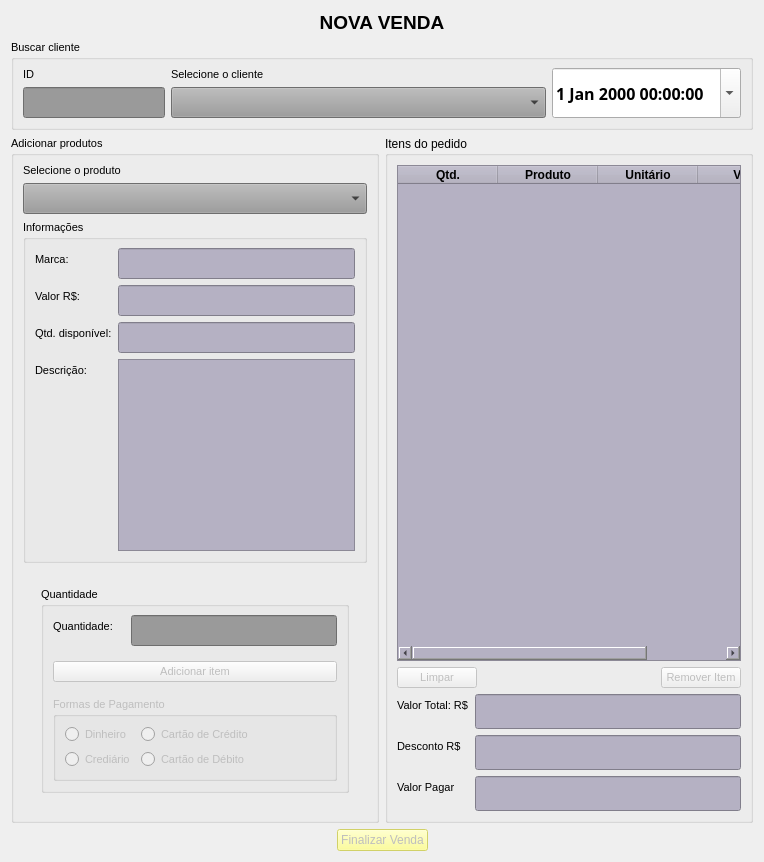
<?xml version="1.0" encoding="UTF-8"?>
<ui version="4.0">
 <class>p_novaVenda</class>
 <widget class="QWidget" name="p_novaVenda">
  <property name="geometry">
   <rect>
    <x>0</x>
    <y>0</y>
    <width>764</width>
    <height>809</height>
   </rect>
  </property>
  <property name="sizePolicy">
   <sizepolicy hsizetype="Maximum" vsizetype="Maximum">
    <horstretch>0</horstretch>
    <verstretch>0</verstretch>
   </sizepolicy>
  </property>
  <property name="windowTitle">
   <string>Nova Venda</string>
  </property>
  <property name="layoutDirection">
   <enum>Qt::LeftToRight</enum>
  </property>
  <property name="autoFillBackground">
   <bool>false</bool>
  </property>
  <layout class="QVBoxLayout" name="verticalLayout">
   <item>
    <layout class="QGridLayout" name="gridLayout_4">
     <item row="0" column="0">
      <widget class="QLabel" name="label">
       <property name="sizePolicy">
        <sizepolicy hsizetype="Preferred" vsizetype="Fixed">
         <horstretch>0</horstretch>
         <verstretch>0</verstretch>
        </sizepolicy>
       </property>
       <property name="font">
        <font>
         <pointsize>14</pointsize>
         <weight>75</weight>
         <bold>true</bold>
        </font>
       </property>
       <property name="text">
        <string>NOVA VENDA</string>
       </property>
       <property name="alignment">
        <set>Qt::AlignHCenter|Qt::AlignTop</set>
       </property>
      </widget>
     </item>
    </layout>
   </item>
   <item>
    <widget class="QGroupBox" name="groupBox">
     <property name="sizePolicy">
      <sizepolicy hsizetype="Preferred" vsizetype="Fixed">
       <horstretch>0</horstretch>
       <verstretch>0</verstretch>
      </sizepolicy>
     </property>
     <property name="font">
      <font>
       <family>MS Shell Dlg 2</family>
       <pointsize>8</pointsize>
      </font>
     </property>
     <property name="title">
      <string>Buscar cliente</string>
     </property>
     <layout class="QHBoxLayout" name="horizontalLayout">
      <item>
       <layout class="QGridLayout" name="gridLayout">
        <item row="0" column="1">
         <widget class="QLabel" name="label_3">
          <property name="font">
           <font>
            <family>MS Shell Dlg 2</family>
            <pointsize>8</pointsize>
           </font>
          </property>
          <property name="text">
           <string>Selecione o cliente</string>
          </property>
         </widget>
        </item>
        <item row="0" column="0">
         <widget class="QLabel" name="label_2">
          <property name="sizePolicy">
           <sizepolicy hsizetype="Fixed" vsizetype="Preferred">
            <horstretch>0</horstretch>
            <verstretch>0</verstretch>
           </sizepolicy>
          </property>
          <property name="font">
           <font>
            <family>MS Shell Dlg 2</family>
            <pointsize>8</pointsize>
           </font>
          </property>
          <property name="text">
           <string>ID</string>
          </property>
         </widget>
        </item>
        <item row="1" column="1">
         <widget class="QComboBox" name="combo_clientes">
          <property name="sizePolicy">
           <sizepolicy hsizetype="Preferred" vsizetype="Maximum">
            <horstretch>0</horstretch>
            <verstretch>0</verstretch>
           </sizepolicy>
          </property>
          <property name="font">
           <font>
            <family>Modern No. 20</family>
            <pointsize>12</pointsize>
            <weight>50</weight>
            <bold>false</bold>
           </font>
          </property>
          <property name="styleSheet">
           <string notr="true">background-color: rgb(154, 154, 154);</string>
          </property>
          <property name="editable">
           <bool>false</bool>
          </property>
         </widget>
        </item>
        <item row="1" column="0">
         <widget class="QLineEdit" name="id_lineEdit">
          <property name="enabled">
           <bool>true</bool>
          </property>
          <property name="sizePolicy">
           <sizepolicy hsizetype="Preferred" vsizetype="Maximum">
            <horstretch>0</horstretch>
            <verstretch>0</verstretch>
           </sizepolicy>
          </property>
          <property name="font">
           <font>
            <family>Modern No. 20</family>
            <pointsize>12</pointsize>
           </font>
          </property>
          <property name="styleSheet">
           <string notr="true">background-color: rgb(154, 154, 154);</string>
          </property>
          <property name="readOnly">
           <bool>true</bool>
          </property>
         </widget>
        </item>
       </layout>
      </item>
      <item>
       <widget class="QDateTimeEdit" name="dateTimeEdit">
        <property name="enabled">
         <bool>true</bool>
        </property>
        <property name="sizePolicy">
         <sizepolicy hsizetype="Fixed" vsizetype="Minimum">
          <horstretch>0</horstretch>
          <verstretch>0</verstretch>
         </sizepolicy>
        </property>
        <property name="font">
         <font>
          <family>Gadugi</family>
          <pointsize>12</pointsize>
          <weight>75</weight>
          <bold>true</bold>
         </font>
        </property>
        <property name="calendarPopup">
         <bool>true</bool>
        </property>
       </widget>
      </item>
     </layout>
    </widget>
   </item>
   <item>
    <widget class="QWidget" name="widget" native="true">
     <layout class="QHBoxLayout" name="horizontalLayout_3">
      <property name="leftMargin">
       <number>0</number>
      </property>
      <property name="topMargin">
       <number>0</number>
      </property>
      <property name="rightMargin">
       <number>0</number>
      </property>
      <property name="bottomMargin">
       <number>0</number>
      </property>
      <item>
       <widget class="QGroupBox" name="groupBox_2">
        <property name="font">
         <font>
          <family>MS Shell Dlg 2</family>
          <pointsize>8</pointsize>
         </font>
        </property>
        <property name="title">
         <string>Adicionar produtos</string>
        </property>
        <layout class="QVBoxLayout" name="verticalLayout_3">
         <item>
          <widget class="QLabel" name="label_4">
           <property name="font">
            <font>
             <family>MS Shell Dlg 2</family>
             <pointsize>8</pointsize>
            </font>
           </property>
           <property name="text">
            <string>Selecione o produto</string>
           </property>
          </widget>
         </item>
         <item>
          <widget class="QComboBox" name="combo_produtos">
           <property name="font">
            <font>
             <family>Modern No. 20</family>
             <pointsize>12</pointsize>
            </font>
           </property>
           <property name="styleSheet">
            <string notr="true">background-color: rgb(154, 154, 154);</string>
           </property>
          </widget>
         </item>
         <item>
          <widget class="QGroupBox" name="groupBox_4">
           <property name="sizePolicy">
            <sizepolicy hsizetype="Preferred" vsizetype="Fixed">
             <horstretch>0</horstretch>
             <verstretch>0</verstretch>
            </sizepolicy>
           </property>
           <property name="title">
            <string>Informações</string>
           </property>
           <layout class="QVBoxLayout" name="verticalLayout_5">
            <item>
             <layout class="QFormLayout" name="formLayout">
              <item row="0" column="0">
               <widget class="QLabel" name="label_5">
                <property name="font">
                 <font>
                  <family>MS Shell Dlg 2</family>
                  <pointsize>8</pointsize>
                 </font>
                </property>
                <property name="text">
                 <string>Marca: </string>
                </property>
               </widget>
              </item>
              <item row="0" column="1">
               <widget class="QLineEdit" name="campMarca">
                <property name="font">
                 <font>
                  <family>Modern No. 20</family>
                  <pointsize>12</pointsize>
                 </font>
                </property>
                <property name="styleSheet">
                 <string notr="true">background-color: rgb(181, 177, 195);</string>
                </property>
                <property name="readOnly">
                 <bool>true</bool>
                </property>
               </widget>
              </item>
              <item row="1" column="0">
               <widget class="QLabel" name="label_6">
                <property name="font">
                 <font>
                  <family>MS Shell Dlg 2</family>
                  <pointsize>8</pointsize>
                 </font>
                </property>
                <property name="text">
                 <string>Valor R$: </string>
                </property>
               </widget>
              </item>
              <item row="1" column="1">
               <widget class="QLineEdit" name="campValor">
                <property name="font">
                 <font>
                  <family>Modern No. 20</family>
                  <pointsize>12</pointsize>
                 </font>
                </property>
                <property name="styleSheet">
                 <string notr="true">background-color: rgb(181, 177, 195);</string>
                </property>
                <property name="readOnly">
                 <bool>true</bool>
                </property>
               </widget>
              </item>
              <item row="2" column="0">
               <widget class="QLabel" name="label_7">
                <property name="font">
                 <font>
                  <family>MS Shell Dlg 2</family>
                  <pointsize>8</pointsize>
                 </font>
                </property>
                <property name="text">
                 <string>Qtd. disponível:</string>
                </property>
               </widget>
              </item>
              <item row="2" column="1">
               <widget class="QLineEdit" name="campQtd_disp">
                <property name="font">
                 <font>
                  <family>Modern No. 20</family>
                  <pointsize>12</pointsize>
                 </font>
                </property>
                <property name="styleSheet">
                 <string notr="true">background-color: rgb(181, 177, 195);</string>
                </property>
                <property name="readOnly">
                 <bool>true</bool>
                </property>
               </widget>
              </item>
              <item row="3" column="0">
               <widget class="QLabel" name="label_8">
                <property name="font">
                 <font>
                  <family>MS Shell Dlg 2</family>
                  <pointsize>8</pointsize>
                 </font>
                </property>
                <property name="text">
                 <string>Descrição:</string>
                </property>
               </widget>
              </item>
              <item row="3" column="1">
               <widget class="QTextEdit" name="campDesc">
                <property name="sizePolicy">
                 <sizepolicy hsizetype="Ignored" vsizetype="Minimum">
                  <horstretch>0</horstretch>
                  <verstretch>0</verstretch>
                 </sizepolicy>
                </property>
                <property name="font">
                 <font>
                  <family>Modern No. 20</family>
                  <pointsize>12</pointsize>
                 </font>
                </property>
                <property name="styleSheet">
                 <string notr="true">background-color: rgb(181, 177, 195);</string>
                </property>
                <property name="readOnly">
                 <bool>true</bool>
                </property>
               </widget>
              </item>
             </layout>
            </item>
           </layout>
          </widget>
         </item>
         <item>
          <widget class="QWidget" name="widget_2" native="true">
           <property name="sizePolicy">
            <sizepolicy hsizetype="Preferred" vsizetype="Fixed">
             <horstretch>0</horstretch>
             <verstretch>0</verstretch>
            </sizepolicy>
           </property>
           <layout class="QVBoxLayout" name="verticalLayout_2">
            <item>
             <widget class="QWidget" name="widget_3" native="true">
              <layout class="QVBoxLayout" name="verticalLayout_4">
               <item>
                <widget class="QGroupBox" name="groupBox_5">
                 <property name="sizePolicy">
                  <sizepolicy hsizetype="Preferred" vsizetype="Fixed">
                   <horstretch>0</horstretch>
                   <verstretch>0</verstretch>
                  </sizepolicy>
                 </property>
                 <property name="title">
                  <string>Quantidade</string>
                 </property>
                 <layout class="QVBoxLayout" name="verticalLayout_7">
                  <property name="spacing">
                   <number>15</number>
                  </property>
                  <item>
                   <layout class="QFormLayout" name="formLayout_3">
                    <item row="0" column="0">
                     <widget class="QLabel" name="label_9">
                      <property name="font">
                       <font>
                        <family>MS Shell Dlg 2</family>
                        <pointsize>8</pointsize>
                       </font>
                      </property>
                      <property name="text">
                       <string>Quantidade: </string>
                      </property>
                     </widget>
                    </item>
                    <item row="0" column="1">
                     <widget class="QLineEdit" name="campQuantidade">
                      <property name="font">
                       <font>
                        <family>Modern No. 20</family>
                        <pointsize>12</pointsize>
                       </font>
                      </property>
                      <property name="styleSheet">
                       <string notr="true">background-color: rgb(154, 154, 154);</string>
                      </property>
                     </widget>
                    </item>
                   </layout>
                  </item>
                  <item>
                   <widget class="QPushButton" name="b_addItem">
                    <property name="enabled">
                     <bool>false</bool>
                    </property>
                    <property name="sizePolicy">
                     <sizepolicy hsizetype="Minimum" vsizetype="Fixed">
                      <horstretch>0</horstretch>
                      <verstretch>0</verstretch>
                     </sizepolicy>
                    </property>
                    <property name="font">
                     <font>
                      <family>MS Shell Dlg 2</family>
                      <pointsize>8</pointsize>
                     </font>
                    </property>
                    <property name="text">
                     <string>Adicionar item</string>
                    </property>
                   </widget>
                  </item>
                  <item>
                   <widget class="QGroupBox" name="groupPag">
                    <property name="enabled">
                     <bool>false</bool>
                    </property>
                    <property name="font">
                     <font>
                      <family>MS Shell Dlg 2</family>
                      <pointsize>8</pointsize>
                     </font>
                    </property>
                    <property name="title">
                     <string>Formas de Pagamento</string>
                    </property>
                    <layout class="QFormLayout" name="formLayout_5">
                     <item row="0" column="1">
                      <widget class="QRadioButton" name="r_carCred">
                       <property name="font">
                        <font>
                         <family>MS Shell Dlg 2</family>
                         <pointsize>8</pointsize>
                         <weight>50</weight>
                         <bold>false</bold>
                        </font>
                       </property>
                       <property name="text">
                        <string>Cartão de Crédito</string>
                       </property>
                      </widget>
                     </item>
                     <item row="1" column="0">
                      <widget class="QRadioButton" name="r_cred">
                       <property name="font">
                        <font>
                         <family>MS Shell Dlg 2</family>
                         <pointsize>8</pointsize>
                         <weight>50</weight>
                         <bold>false</bold>
                        </font>
                       </property>
                       <property name="text">
                        <string>Crediário</string>
                       </property>
                      </widget>
                     </item>
                     <item row="0" column="0">
                      <widget class="QRadioButton" name="r_din">
                       <property name="font">
                        <font>
                         <family>MS Shell Dlg 2</family>
                         <pointsize>8</pointsize>
                        </font>
                       </property>
                       <property name="text">
                        <string>Dinheiro</string>
                       </property>
                      </widget>
                     </item>
                     <item row="1" column="1">
                      <widget class="QRadioButton" name="r_carDeb">
                       <property name="font">
                        <font>
                         <family>MS Shell Dlg 2</family>
                         <pointsize>8</pointsize>
                         <weight>50</weight>
                         <bold>false</bold>
                        </font>
                       </property>
                       <property name="text">
                        <string>Cartão de Débito</string>
                       </property>
                      </widget>
                     </item>
                    </layout>
                   </widget>
                  </item>
                 </layout>
                </widget>
               </item>
              </layout>
             </widget>
            </item>
           </layout>
          </widget>
         </item>
        </layout>
       </widget>
      </item>
      <item>
       <widget class="QGroupBox" name="groupBox_3">
        <property name="title">
         <string>Itens do pedido</string>
        </property>
        <layout class="QVBoxLayout" name="verticalLayout_6">
         <item>
          <widget class="QTableWidget" name="tableWidget">
           <property name="styleSheet">
            <string notr="true">background-color: rgb(181, 177, 195);</string>
           </property>
           <property name="alternatingRowColors">
            <bool>true</bool>
           </property>
           <column>
            <property name="text">
             <string>Qtd.</string>
            </property>
            <property name="font">
             <font>
              <weight>75</weight>
              <bold>true</bold>
             </font>
            </property>
            <property name="textAlignment">
             <set>AlignCenter</set>
            </property>
           </column>
           <column>
            <property name="text">
             <string>Produto</string>
            </property>
            <property name="font">
             <font>
              <weight>75</weight>
              <bold>true</bold>
             </font>
            </property>
            <property name="textAlignment">
             <set>AlignCenter</set>
            </property>
           </column>
           <column>
            <property name="text">
             <string>Unitário</string>
            </property>
            <property name="font">
             <font>
              <weight>75</weight>
              <bold>true</bold>
             </font>
            </property>
            <property name="textAlignment">
             <set>AlignCenter</set>
            </property>
           </column>
           <column>
            <property name="text">
             <string>Valor</string>
            </property>
            <property name="font">
             <font>
              <weight>75</weight>
              <bold>true</bold>
              <strikeout>false</strikeout>
             </font>
            </property>
            <property name="textAlignment">
             <set>AlignCenter</set>
            </property>
           </column>
          </widget>
         </item>
         <item>
          <layout class="QHBoxLayout" name="horizontalLayout_2">
           <item>
            <widget class="QPushButton" name="b_limparItens">
             <property name="enabled">
              <bool>false</bool>
             </property>
             <property name="font">
              <font>
               <family>MS Shell Dlg 2</family>
               <pointsize>8</pointsize>
              </font>
             </property>
             <property name="text">
              <string>Limpar</string>
             </property>
            </widget>
           </item>
           <item>
            <spacer name="horizontalSpacer">
             <property name="orientation">
              <enum>Qt::Horizontal</enum>
             </property>
             <property name="sizeHint" stdset="0">
              <size>
               <width>40</width>
               <height>20</height>
              </size>
             </property>
            </spacer>
           </item>
           <item>
            <widget class="QPushButton" name="b_removerItem">
             <property name="enabled">
              <bool>false</bool>
             </property>
             <property name="font">
              <font>
               <family>MS Shell Dlg 2</family>
               <pointsize>8</pointsize>
              </font>
             </property>
             <property name="text">
              <string>Remover Item</string>
             </property>
            </widget>
           </item>
          </layout>
         </item>
         <item>
          <layout class="QFormLayout" name="formLayout_2">
           <item row="0" column="0">
            <widget class="QLabel" name="label_10">
             <property name="font">
              <font>
               <family>MS Shell Dlg 2</family>
               <pointsize>8</pointsize>
              </font>
             </property>
             <property name="text">
              <string>Valor Total: R$</string>
             </property>
            </widget>
           </item>
           <item row="0" column="1">
            <widget class="QLineEdit" name="campValorTotal">
             <property name="font">
              <font>
               <family>Arial Rounded MT Bold</family>
               <pointsize>14</pointsize>
              </font>
             </property>
             <property name="styleSheet">
              <string notr="true">background-color: rgb(181, 177, 195);</string>
             </property>
             <property name="readOnly">
              <bool>true</bool>
             </property>
            </widget>
           </item>
           <item row="1" column="0">
            <widget class="QLabel" name="label_11">
             <property name="font">
              <font>
               <family>MS Shell Dlg 2</family>
               <pointsize>8</pointsize>
              </font>
             </property>
             <property name="text">
              <string>Desconto R$</string>
             </property>
            </widget>
           </item>
           <item row="1" column="1">
            <widget class="QLineEdit" name="campDesconto">
             <property name="font">
              <font>
               <family>Arial Rounded MT Bold</family>
               <pointsize>14</pointsize>
              </font>
             </property>
             <property name="styleSheet">
              <string notr="true">background-color: rgb(181, 177, 195);</string>
             </property>
             <property name="readOnly">
              <bool>true</bool>
             </property>
            </widget>
           </item>
           <item row="2" column="0">
            <widget class="QLabel" name="label_12">
             <property name="font">
              <font>
               <family>MS Shell Dlg 2</family>
               <pointsize>8</pointsize>
              </font>
             </property>
             <property name="text">
              <string>Valor Pagar</string>
             </property>
            </widget>
           </item>
           <item row="2" column="1">
            <widget class="QLineEdit" name="campTotalPagar">
             <property name="font">
              <font>
               <family>Arial Rounded MT Bold</family>
               <pointsize>14</pointsize>
              </font>
             </property>
             <property name="styleSheet">
              <string notr="true">background-color: rgb(181, 177, 195);</string>
             </property>
             <property name="readOnly">
              <bool>true</bool>
             </property>
            </widget>
           </item>
          </layout>
         </item>
        </layout>
       </widget>
      </item>
     </layout>
    </widget>
   </item>
   <item>
    <layout class="QGridLayout" name="gridLayout_3">
     <item row="0" column="1">
      <widget class="QPushButton" name="b_fecharVenda">
       <property name="enabled">
        <bool>false</bool>
       </property>
       <property name="styleSheet">
        <string notr="true">background-color: rgb(255, 255, 127);
alternate-background-color: rgb(255, 255, 0);
border-color: rgb(5, 5, 5);
selection-color: rgb(255, 85, 255);
font: 75 10pt &quot;Comic Sans MS&quot;;</string>
       </property>
       <property name="text">
        <string>Finalizar Venda</string>
       </property>
       <property name="default">
        <bool>false</bool>
       </property>
      </widget>
     </item>
     <item row="0" column="2">
      <spacer name="horizontalSpacer_3">
       <property name="orientation">
        <enum>Qt::Horizontal</enum>
       </property>
       <property name="sizeHint" stdset="0">
        <size>
         <width>40</width>
         <height>20</height>
        </size>
       </property>
      </spacer>
     </item>
     <item row="0" column="0">
      <spacer name="horizontalSpacer_2">
       <property name="orientation">
        <enum>Qt::Horizontal</enum>
       </property>
       <property name="sizeHint" stdset="0">
        <size>
         <width>40</width>
         <height>20</height>
        </size>
       </property>
      </spacer>
     </item>
    </layout>
   </item>
  </layout>
 </widget>
 <resources/>
 <connections/>
</ui>
